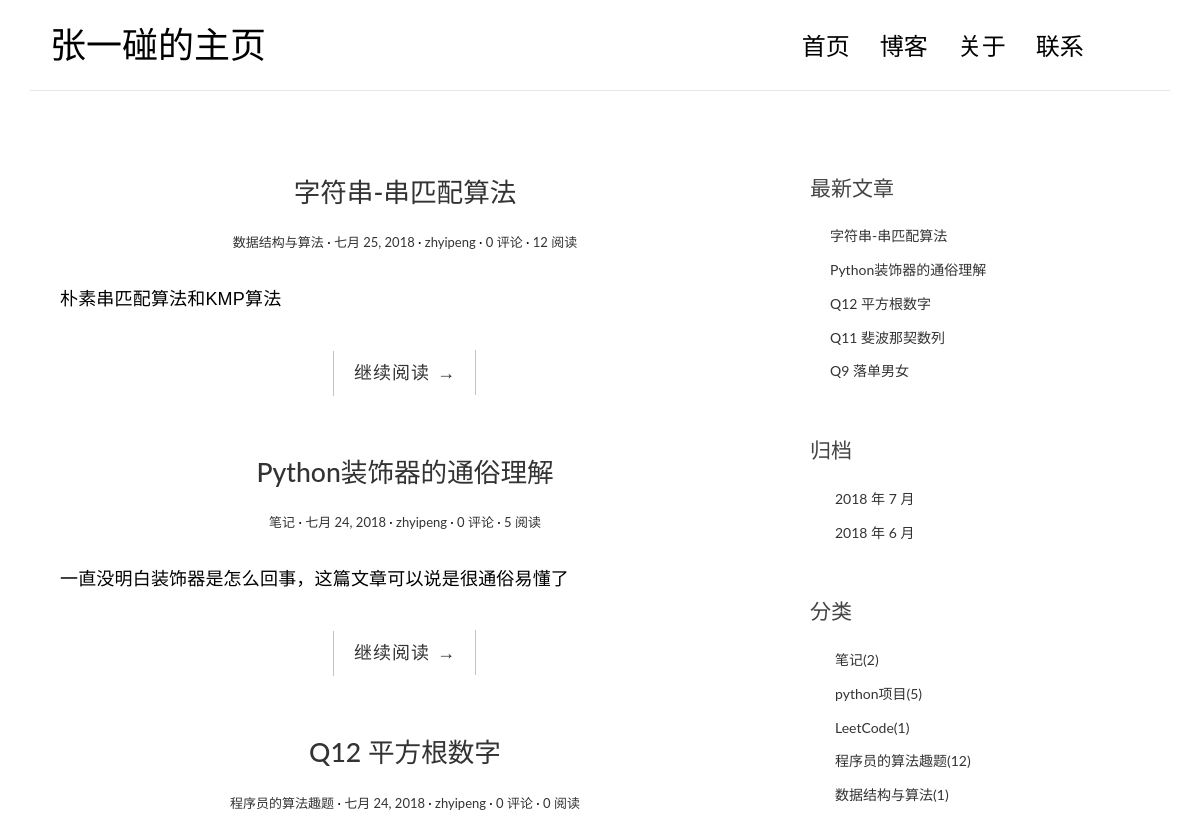
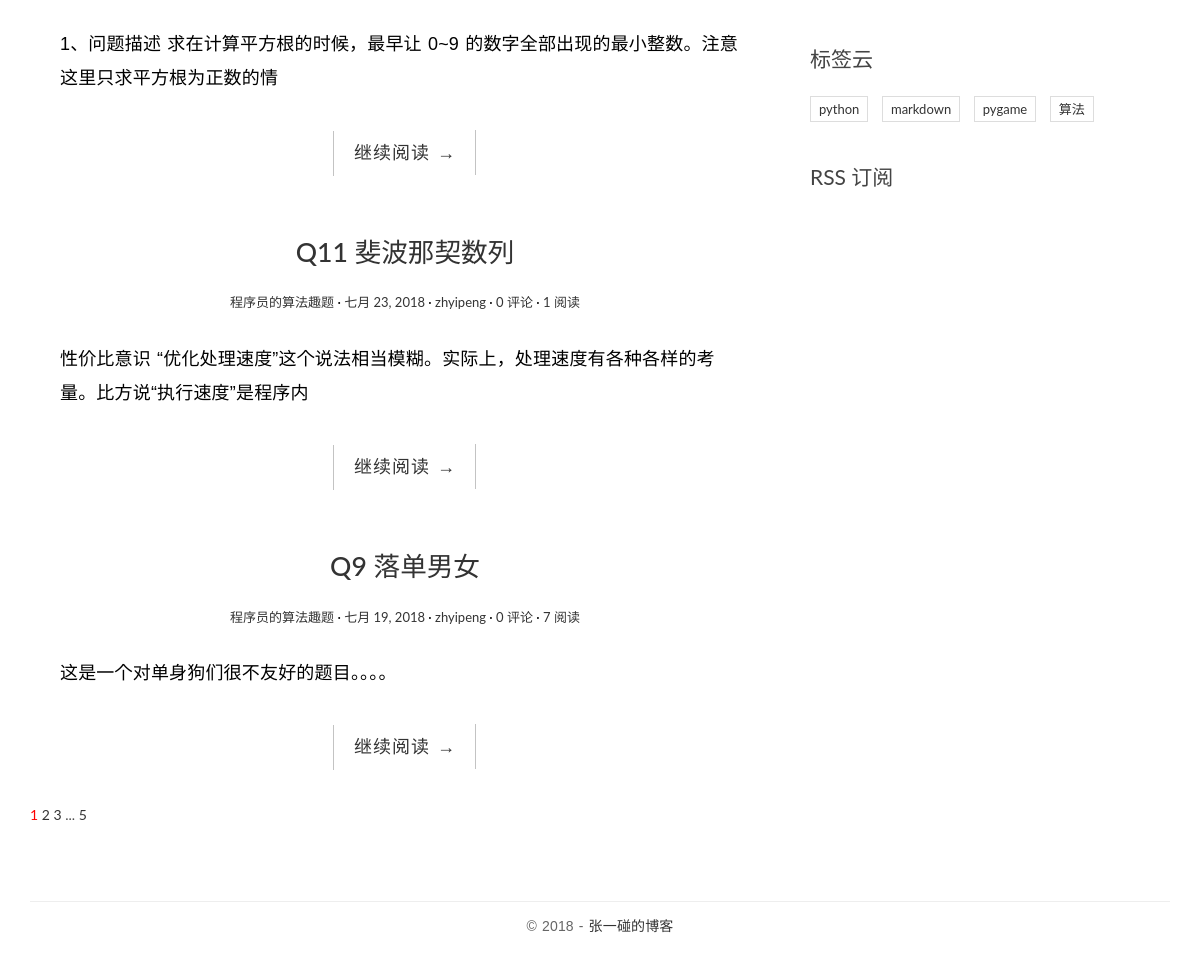
The page / on the database its author committed (2 pictures, top to bottom).
### blog/models.py (models this page shows, shortened)
@python_2_unicode_compatible
class Post(models.Model):
    title = models.CharField(max_length=100)
    body = models.TextField()
    created_time = models.DateField()
    modified_time = models.DateField()
    excerpt = models.CharField(max_length=200, blank=True)
    category = models.ForeignKey(Category, on_delete=models.CASCADE)
    tag = models.ManyToManyField(Tag, blank=True)
    author = models.ForeignKey(User, on_delete=models.CASCADE)
    views = models.PositiveIntegerField(default=0)
    def get_absolute_url(self):
        return reverse('blog:detail', kwargs={'pk': self.pk})
    class Meta:
        ordering = ['-created_time']

class Category(models.Model):
    name = models.CharField(max_length=100)

class Tag(models.Model):
    name = models.CharField(max_length=100)

### blog/views.py (the view, shortened to what this page needs)
# urls.py: url(r'^$', views.IndexView.as_view(), name='index'),
class IndexView(ListView):
    model = Post
    template_name = 'blog/index.html'
    context_object_name = 'post_list'
    paginate_by = 5
    def get_context_data(self, **kwargs):
        context = super().get_context_data(**kwargs)
        paginator = context.get('paginator')
        page = context.get('page_obj')
        is_paginated = context.get('is_paginated')
        pagination_data = self.pagination_data(paginator, page, is_paginated)
        context.update(pagination_data)
        other = {'title': '张一碰的主页',
                 'welcome': '张一碰的主页',}
        context.update(other)
        return context
    def pagination_data(self, paginator, page, is_paginated):
        if not is_paginated:
            return {}
        left = []
        right = []
        left_has_more = False
        right_has_more = False
        first = False
        last = False
        page_number = page.number
        total_pages = paginator.num_pages
        page_range = paginator.page_range
        if page_number==1:
            right = page_range[page_number:page_number+2]
            if right[-1]<total_pages-1:
                right_has_more = True
            if right[-1]<total_pages:
                last = True
        elif page_number == total_pages:
            left = page_range[(page_number-3) if (page_number-3)>0 else 0:page_number-1]
            if left[0] > 2:
                left_has_more = True
            if left[0] > 1:
                first = True
        data = {
            'left': left,
            'right': right,
            'left_has_more': left_has_more,
            'right_has_more': right_has_more,
            'first': first,
            'last': last,
        }
        return data

### blog/templatetags/blog_tags.py (called while the page is built)
@register.simple_tag()
def get_recent_posts(num=5):
    return Post.objects.all().order_by('-created_time')[:num]

@register.simple_tag()
def archives():
    return Post.objects.dates('created_time', 'month', order='DESC')

@register.simple_tag()
def get_categories():
    return Category.objects.annotate(num_posts=Count('post')).filter(num_posts__gt=0)

@register.simple_tag()
def get_tags():
    return Tag.objects.annotate(num_posts=Count('post')).filter(num_posts__gt=0)

### templates/blog/index.html (shortened to what this page needs)
{% extends 'base.html' %}
{% block main %}
    {% for post in post_list %}
        <article class="post post-{{ post.pk }}">
            <header class="entry-header">
                <h1 class="entry-title">
                    <a href="{{ post.get_absolute_url }}">{{ post.title }}</a>
                </h1>
                <div class="entry-meta">
                    <span class="post-category"><a href="{% url 'blog:category' post.category.pk %}">{{ post.category.name }}</a></span>
                    <span class="post-date"><a href="{% url 'blog:archives' post.created_time.year post.created_time.month %}"><time class="entry-date"
                                                              datetime="{{ post.created_time }}">{{ post.created_time }}</time></a></span>
                    <span class="post-author"><a href="#">{{ post.author }}</a></span>
                    <span class="comments-link"><a href="#"><span>{{ post.comment_set.count }}</span> 评论</a></span>
                    <span class="views-count"><a href="#"><span>{{ post.views }}</span> 阅读</a></span>
                </div>
            </header>
            <div class="entry-content clearfix">
                <p>{{ post.excerpt }}</p>
                <div class="read-more cl-effect-14">
                    <a href="{{ post.get_absolute_url }}" class="more-link">继续阅读 <span class="meta-nav">→</span></a>
                </div>
            </div>
        </article>
    {% empty %}
        <div class="no-post">暂时还没有发布的文章！</div>
    {% endfor %}
    {% if is_paginated %}
    <div class="pagination">
      <a href="?page={{ page_obj.number }}" style="color:red">{{ page_obj.number }}</a>
      {% if right %}
        {% for i in right %}
            <a href="?page={{ i }}">{{ i }}</a>
        {% endfor %}
        {% if right_has_more %}
            <span>...</span>
        {% endif %}
      {% endif %}
      {% if last %}
        <a href="?page={{ paginator.num_pages }}">{{ paginator.num_pages }}</a>
      {% endif %}
    </div>
    {% endif %}
{% endblock main %}

### templates/base.html (shortened to what this page needs)
{% load staticfiles %}
{% load blog_tags %}
<!DOCTYPE html>
<html>
<head>
    <link rel="stylesheet" href="http://code.ionicframework.com/ionicons/2.0.1/css/ionicons.min.css">
    <link rel="stylesheet" href="{% static 'blog/css/bootstrap.min.css' %}">
    <link rel="stylesheet" href="{% static 'blog/css/pace.css' %}">
    <link rel="stylesheet" href="{% static 'blog/css/custom.css' %}">
    <link rel="stylesheet" href="{% static 'blog/css/highlights/github.css' %}">
</head>
<body>
<div class="container">
    <header id="site-header">
        <div class="row">
            <div class="col-md-4 col-sm-5 col-xs-8">
                <div class="logo">
                    <h1><a href="{% url 'blog:index' %}">{{ welcome }}</a></h1>
                </div>
            </div>
            <div class="col-md-8 col-sm-7 col-xs-4">
                <nav class="main-nav" role="navigation">
                    <div class="collapse navbar-collapse" id="bs-example-navbar-collapse-1">
                        <ul class="nav navbar-nav navbar-right">
                            <li class="cl-effect-11"><a href="{% url 'blog:index' %}" data-hover="首页">首页</a></li>
                            <li class="cl-effect-11"><a href="{% url 'blog:index' %}" data-hover="博客">博客</a></li>
                            <li class="cl-effect-11"><a href="{% url 'blog:about' %}" data-hover="关于">关于</a></li>
                            <li class="cl-effect-11"><a href="{% url 'blog:contact' %}" data-hover="联系">联系</a></li>
                        </ul>
                    </div>
                </nav>
            </div>
        </div>
    </header>
</div>
<div class="content-body">
    <div class="container">
        <div class="row">
            <main class="col-md-8">
                {% block main %}
                {% endblock main %}
            </main>
            <aside class="col-md-4">
                <div class="widget widget-recent-posts">
                    <h3 class="widget-title">最新文章</h3>
                    {% get_recent_posts as recent_post_list %}
                    <ul>
                        {% for post in recent_post_list %}
                        <li>
                            <a href="{{ post.get_absolute_url }}">{{ post.title }}</a>
                        </li>
                        {% empty %}
                        暂无文章！
                        {% endfor %}
                    </ul>
                </div>
                <div class="widget widget-archives">
                    <h3 class="widget-title">归档</h3>
                    {% archives as date_list %}
                    <ul>
                        {% for date in date_list %}
                        <li>
                            <a href="{% url 'blog:archives' date.year date.month %}">{{ date.year }} 年 {{ date.month }} 月</a>
                        </li>
                        {% empty %}
                        暂无归档！
                        {% endfor %}
                    </ul>
                </div>
                <div class="widget widget-category">
                    <h3 class="widget-title">分类</h3>
                    {% get_categories as category_list %}
                    <ul>
                        {% for category in category_list %}
                        <li>
                            <a href="{% url 'blog:category' category.pk %}">{{ category.name }}<span class="post-count">({{ category.num_posts }})</span></a>
                        </li>
                        {% empty %}
                        暂无分类！
                        {% endfor %}
                    </ul>
                </div>
                <div class="widget widget-tag-cloud">
                    <h3 class="widget-title">标签云</h3>
                    {% get_tags as tag_list %}
                    <ul>
                        {% for tag in tag_list %}
                        <li>
                            <a href="{% url 'blog:tag' tag.pk %}">{{ tag.name }}</a>
                        </li>
                        {% empty %}
                        暂无标签
                        {% endfor %}
                    </ul>
                </div>
                <div class="rss">
                    <a href="{% url 'rss' %}"> RSS 订阅</a>
                </div>
            </aside>
        </div>
    </div>
</div>
<footer id="site-footer">
    <div class="container">
        <div class="row">
            <div class="col-md-12">
                <p class="copyright">&copy 2018 - <a href="http://zhyipeng.pythonanywhere.com" title="张一碰的博客" target="_blank">张一碰的博客</a>
                </p>
            </div>
        </div>
    </div>
</footer>
</body>
</html>

### blog/static/blog/css/custom.css (style rules this page uses)
* { outline: none; }
h1, h2, h3, h4, h5, h6 { margin-top: 0; }
a { color: #333; }
body { color: #444; font-family: 'Lato', sans-serif; }
p { font-family: 'Ubuntu', sans-serif; font-weight: 400; word-spacing: 1px; letter-spacing: 0.01em; }
#site-header { background-color: #FFF; padding: 25px 20px; margin-bottom: 40px; border-bottom: 1px solid #e7e7e7; }
.logo h1 a { color: #000; }
.logo h1 { margin: 0; font-family: 'Lato', sans-serif; font-weight: 300; }
.main-nav { margin-top: 11px; max-width: 95%; }
.main-nav a { color: #000000 !important; padding: 0 0 5px 0 !important; margin-right: 30px; font-family: 'Lato', sans-serif; font-weight: 300; font-size: 24px; }
.cl-effect-11 a { padding: 10px 0; color: #0972b4; text-shadow: none; }
.cl-effect-11 a::before { position: absolute; top: 0; left: 0; overflow: hidden; padding: 0 0 5px 0 !important; max-width: 0; border-bottom: 1px solid #000; color: #000; content: attr(data-hover); white-space: nowrap; -webkit-transition: max-width 0.5s; -moz-transition: max-width 0.5s; transition: max-width 0.5s; }
.content-body { padding-bottom: 4em; }
.post { background: #fff; padding: 30px 30px 0; }
.entry-title { text-align: center; font-size: 1.9em; margin-bottom: 20px; line-height: 1.6; padding: 10px 20px 0; }
.entry-meta { text-align: center; color: #DDDDDD; font-size: 13px; margin-bottom: 30px; }
.entry-content { font-size: 18px; line-height: 1.9; font-weight: 300; color: #000; }
.post-category::after, .post-date::after, .post-author::after, .comments-link::after { content: ' ·'; color: #000; }
.read-more { font-family: 'Ubuntu', sans-serif; font-weight: 400; word-spacing: 1px; letter-spacing: 0.01em; text-align: center; margin-top: 20px; }
.cl-effect-14 a { padding: 0 20px; height: 45px; line-height: 45px; position: relative; display: inline-block; margin: 15px 25px; letter-spacing: 1px; font-weight: 400; text-shadow: 0 0 1px rgba(255, 255, 255, 0.3); }
.cl-effect-14 a::before, .cl-effect-14 a::after { position: absolute; width: 45px; height: 1px; background: #C3C3C3; content: ''; -webkit-transition: all 0.3s; -moz-transition: all 0.3s; transition: all 0.3s; pointer-events: none; }
.cl-effect-14 a::before { top: 0; left: 0; -webkit-transform: rotate(90deg); -moz-transform: rotate(90deg); transform: rotate(90deg); -webkit-transform-origin: 0 0; -moz-transform-origin: 0 0; transform-origin: 0 0; }
.cl-effect-14 a::after { right: 0; bottom: 0; -webkit-transform: rotate(90deg); -moz-transform: rotate(90deg); transform: rotate(90deg); -webkit-transform-origin: 100% 0; -moz-transform-origin: 100% 0; transform-origin: 100% 0; }
.widget { background: #fff; padding: 30px 0 0; }
.widget-title { font-size: 1.5em; margin-bottom: 20px; line-height: 1.6; padding: 10px 0 0; font-weight: 400; }
.widget-recent-posts ul { padding: 0; margin: 0; padding-left: 20px; }
.widget-recent-posts ul li { list-style-type: none; position: relative; line-height: 170%; margin-bottom: 10px; }
.widget-recent-posts ul li::before { content: '\f3d3'; font-family: "Ionicons"; position: absolute; left: -17px; top: 3px; font-size: 16px; color: #000; }
.widget-archives ul { padding: 0; margin: 0; padding-left: 25px; }
.widget-archives ul li { list-style-type: none; position: relative; line-height: 170%; margin-bottom: 10px; }
.widget-archives ul li::before { content: '\f3f3'; font-family: "Ionicons"; position: absolute; left: -25px; top: 1px; font-size: 16px; color: #000; }
.widget-category ul { padding: 0; margin: 0; padding-left: 25px; }
.widget-category ul li { list-style-type: none; position: relative; line-height: 170%; margin-bottom: 10px; }
.widget-category ul li::before { content: '\f3fe'; font-family: "Ionicons"; position: absolute; left: -25px; top: 1px; font-size: 18px; color: #000; }
.widget-tag-cloud ul { padding: 0; margin: 0; margin-right: -10px; }
.widget-tag-cloud ul li { list-style-type: none; font-size: 13px; display: inline-block; margin-right: 10px; margin-bottom: 10px; padding: 3px 8px; border: 1px solid #ddd; }
.rss { font-size: 21px; margin-top: 30px; }
.rss a { color: #444; }
#site-footer { padding-top: 10px; padding: 0 0 1.5em 0; }
.copyright { text-align: center; padding-top: 1em; margin: 0; border-top: 1px solid #eee; color: #666; }

### rows shown on the page
Post: title "字符串-串匹配算法", category.name "数据结构与算法", created_time "七月 25, 2018", author "zhyipeng", comment_set.count "0", views "12", excerpt "朴素串匹配算法和KMP算法"
Post: title "Python装饰器的通俗理解", category.name "笔记", created_time "七月 24, 2018", author "zhyipeng", comment_set.count "0", views "5", excerpt "一直没明白装饰器是怎么回事，这篇文章可以说是很通俗易懂了"
Post: title "Q12 平方根数字", category.name "程序员的算法趣题", created_time "七月 24, 2018", author "zhyipeng", comment_set.count "0", views "0", excerpt "1、问题描述 求在计算平方根的时候，最早让 0~9 的数字全部出现的最小整数。注意这里只求平方根为正数的情"
Post: title "Q11 斐波那契数列", category.name "程序员的算法趣题", created_time "七月 23, 2018", author "zhyipeng", comment_set.count "0", views "1", excerpt "性价比意识 “优化处理速度”这个说法相当模糊。实际上，处理速度有各种各样的考量。比方说“执行速度”是程序内"
Post: title "Q9 落单男女", category.name "程序员的算法趣题", created_time "七月 19, 2018", author "zhyipeng", comment_set.count "0", views "7", excerpt "这是一个对单身狗们很不友好的题目。。。。"
Category: name "笔记", num_posts "2"
Category: name "python项目", num_posts "5"
Category: name "LeetCode", num_posts "1"
Category: name "程序员的算法趣题", num_posts "12"
Category: name "数据结构与算法", num_posts "1"
Tag: name "python"
Tag: name "markdown"
Tag: name "pygame"
Tag: name "算法"

### other values the page prints
{{ welcome }} "张一碰的主页"
{{ page_obj.number }} "1"
{{ i }} "2" "3"
{{ paginator.num_pages }} "5"
{{ date.year }} "2018" "2018"
{{ date.month }} "7" "6"
